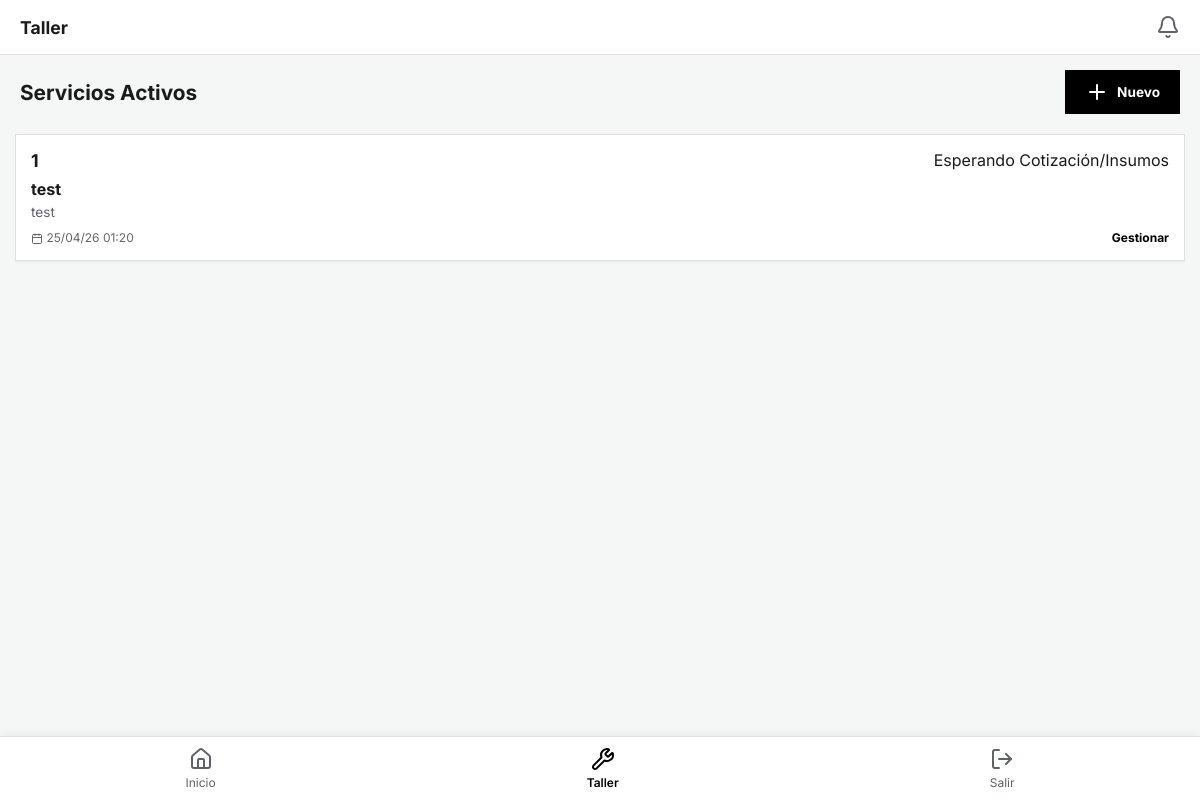
Page /staff/maintenance/ (signed in) on the committed database.
### home/models.py (models this page shows, shortened)
class MaintenanceService(models.Model):
    STATUS_CHOICES = [
        ('pendiente', 'Pendiente'),
        ('en_progreso', 'En Progreso'),
        ('esperando_insumos', 'Esperando Cotización/Insumos'),
        ('terminado', 'Terminado'),
    ]
    SERVICE_TYPES = [
        ('preventivo', 'Preventivo'),
        ('correctivo', 'Correctivo'),
    ]
    title = models.CharField(max_length=150, verbose_name="Título del Servicio")
    description = models.TextField(verbose_name="Descripción del Problema/Servicio")
    service_type = models.CharField(max_length=20, choices=SERVICE_TYPES, default='correctivo')
    status = models.CharField(max_length=30, choices=STATUS_CHOICES, default='pendiente')
    asset = models.ForeignKey('Asset', on_delete=models.CASCADE, related_name='services', verbose_name="Activo")
    reported_by = models.ForeignKey(settings.AUTH_USER_MODEL, on_delete=models.SET_NULL, null=True, related_name='reported_services')
    start_date = models.DateTimeField(null=True, blank=True, verbose_name="Fecha de Inicio")
    end_date = models.DateTimeField(null=True, blank=True, verbose_name="Fecha de Término")
    created_at = models.DateTimeField(auto_now_add=True)
    updated_at = models.DateTimeField(auto_now=True)
    class Meta:
        db_table = 'home_maintenance_service'
        ordering = ['-created_at']

class Asset(models.Model):
    ASSET_TYPE_CHOICES = [
        ('tracto', 'Tracto'),
        ('caja', 'Caja'),
    ]
    asset_type = models.CharField(
        max_length=10,
        choices=ASSET_TYPE_CHOICES,
        verbose_name="Tipo de Activo"
    )
    number = models.CharField(max_length=50, unique=True, verbose_name="Número Económico")
    observations = models.TextField(blank=True, null=True, verbose_name="Observaciones")
    created_at = models.DateTimeField(auto_now_add=True)
    updated_at = models.DateTimeField(auto_now=True)
    brand = models.CharField(max_length=100, blank=True, null=True, verbose_name="Marca")
    model_name = models.CharField(max_length=100, blank=True, null=True, verbose_name="Modelo")
    transmission = models.CharField(max_length=100, blank=True, null=True, verbose_name="Transmisión")
    operator = models.CharField(max_length=150, blank=True, null=True, verbose_name="Operador")
    operator_number = models.CharField(max_length=50, blank=True, null=True, verbose_name="Número de Operador")
    engine = models.CharField(max_length=100, blank=True, null=True, verbose_name="Motor")
    plates = models.CharField(max_length=20, blank=True, null=True, verbose_name="Placas")
    dimensions = models.CharField(max_length=100, blank=True, null=True, verbose_name="Dimensiones")
    state = models.CharField(max_length=100, blank=True, null=True, verbose_name="Estado")
    condition = models.CharField(max_length=100, blank=True, null=True, verbose_name="Condición")
    class Meta:
        verbose_name = "Activo"
        verbose_name_plural = "Activos"
        ordering = ['-created_at']

### staff/views.py (the view)
# urls.py: path('maintenance/', user_passes_test(is_staff_user)(views.staff_maintenance_list), name='maintenance_list'),
def staff_maintenance_list(request):
    active_services = maintenance_ctrl.get_active_services_for_staff()
    return render(request, 'maintenance/maintenance_list.html', {
        'services': active_services
    })

### staff/controllers/maintenance.py (called while the page is built)
def get_active_services_for_staff():
    return MaintenanceService.objects.select_related('asset').exclude(status='terminado').order_by('-created_at')

### staff/urls.py (called while the page is built)
def is_staff_user(user):
    return user.is_authenticated and user.role == 'staff'

### staff/templates/maintenance/maintenance_list.html
{% extends 'mobile.html' %}
{% load static %}
{% block extra_css %}
<link rel="stylesheet" href="{% static 'css/staff_maintenance.css' %}">
{% endblock %}
{% block content %}
<div class="maintenance-header">
    <h2 class="maintenance-title">Servicios Activos</h2>
    <a href="{% url 'create_maintenance_service' %}" class="action-btn btn-primary">
        <i data-lucide="plus"></i> Nuevo
    </a>
</div>
<div class="maintenance-feed">
    {% for service in services %}
    <div class="metric-card no-roundness service-list-card">
        <div class="card-header-flex">
            <strong class="unit-number-text">{{ service.asset.number }}</strong>
            <span class="status-badge status-{{ service.status }}">
                {{ service.get_status_display }}
            </span>
        </div>
        <h4 class="service-card-title">{{ service.title }}</h4>
        <p class="service-card-desc">
            {{ service.description|truncatechars:90 }}
        </p>
        <div class="card-footer-flex">
            <span><i data-lucide="calendar" class="icon-small-inline"></i> {{ service.start_date|date:"d/m/y H:i" }}</span>
            <a href="#" class="manage-link">Gestionar</a>
        </div>
    </div>
    {% empty %}
    <div class="empty-state-container">
        <i data-lucide="tool" class="icon-large-muted"></i>
        <p>No hay servicios registrados</p>
    </div>
    {% endfor %}
</div>
{% endblock %}

### static/css/base.css (style rules this page uses)
:root { --bg-color: #f4f7f6; --sidebar-bg: #ffffff; --border-color: #e0e0e0; --text-primary: #1a1a1a; --text-secondary: #5f6368; --text-active: #000000; --text-muted: #666666; --accent-color: #2b2b2b; --accent-line: #000000; --success-color: #2ecc71; --warning-color: #f39c12; --danger-color: #e74c3c; --sidebar-width: 260px; --card-shadow: 0 1px 3px rgba(0,0,0,0.05); }
* { margin: 0; padding: 0; box-sizing: border-box; font-family: 'Inter', sans-serif; }
body { background-color: var(--bg-color); color: var(--text-primary); }
.action-btn { background-color: transparent; border: 1px solid var(--border-color); color: var(--text-secondary); padding: 10px 20px; font-size: 0.85rem; font-weight: 500; cursor: pointer; transition: all 0.2s; display: inline-flex; align-items: center; justify-content: center; gap: 8px; text-decoration: none; line-height: normal; white-space: nowrap; }
.metric-card { background: #ffffff; padding: 24px; box-shadow: var(--card-shadow); border: 1px solid var(--border-color); }
.no-roundness { border-radius: 0 !important; }

### static/css/staff_maintenance.css (style rules this page uses)
.maintenance-header { display: flex; justify-content: space-between; align-items: center; margin-bottom: 20px; padding: 0 5px; }
.maintenance-title { margin: 0; font-size: 1.3rem; }
.btn-primary { text-decoration: none; background: var(--accent-line); color: white; border: none; font-weight: 700; }
.service-list-card { padding: 15px; margin-bottom: 12px; border: 1px solid var(--border-color); }
.card-header-flex { display: flex; justify-content: space-between; align-items: flex-start; margin-bottom: 8px; }
.unit-number-text { font-size: 1.1rem; color: var(--text-primary); }
.service-card-title { margin: 0 0 5px 0; font-size: 1rem; }
.service-card-desc { font-size: 0.85rem; color: var(--text-secondary); margin-bottom: 10px; }
.card-footer-flex { display: flex; justify-content: space-between; font-size: 0.75rem; color: var(--text-muted); }
.manage-link { color: var(--accent-line); font-weight: 700; text-decoration: none; }
.icon-small-inline { width: 12px; height: 12px; vertical-align: middle; }

### templates/mobile.html (style rules this page uses)
body { padding-bottom: 70px; background-color: var(--bg-color); }

### rows in the picture
MaintenanceService: asset.number "1", status "Esperando Cotización/Insumos", title "test", description "test", start_date "25/04/26 01:20"
